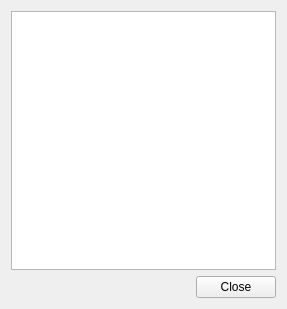
<?xml version="1.0" encoding="UTF-8"?>
<ui version="4.0">
 <class>VerifyRoiForm</class>
 <widget class="QWidget" name="VerifyRoiForm">
  <property name="windowModality">
   <enum>Qt::ApplicationModal</enum>
  </property>
  <property name="geometry">
   <rect>
    <x>0</x>
    <y>0</y>
    <width>287</width>
    <height>309</height>
   </rect>
  </property>
  <property name="windowTitle">
   <string>Verify ROI Results</string>
  </property>
  <layout class="QVBoxLayout" name="verticalLayout">
   <item>
    <widget class="QListWidget" name="results_view">
     <property name="font">
      <font>
       <pointsize>12</pointsize>
      </font>
     </property>
    </widget>
   </item>
   <item>
    <layout class="QHBoxLayout" name="horizontalLayout">
     <item>
      <spacer name="horizontalSpacer">
       <property name="orientation">
        <enum>Qt::Horizontal</enum>
       </property>
       <property name="sizeHint" stdset="0">
        <size>
         <width>40</width>
         <height>20</height>
        </size>
       </property>
      </spacer>
     </item>
     <item>
      <widget class="QPushButton" name="close_button">
       <property name="text">
        <string>Close</string>
       </property>
      </widget>
     </item>
    </layout>
   </item>
  </layout>
 </widget>
 <resources/>
 <connections/>
</ui>
